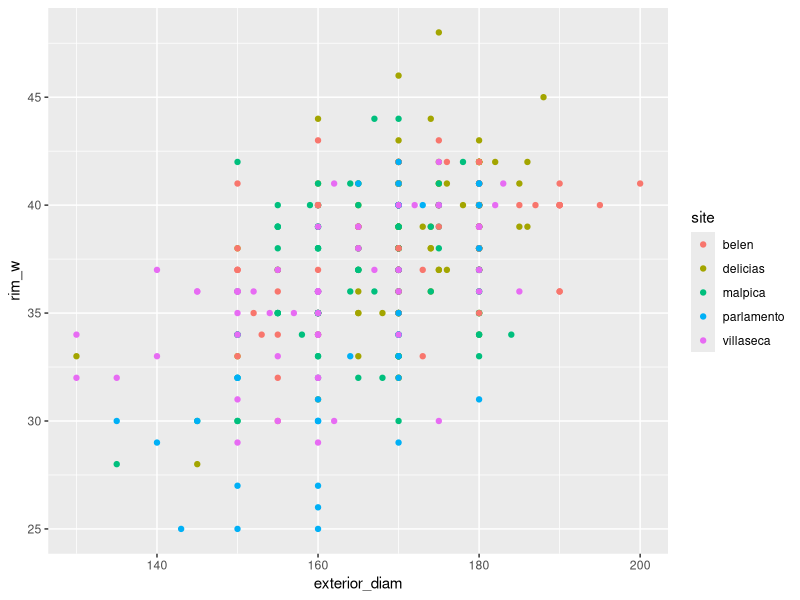
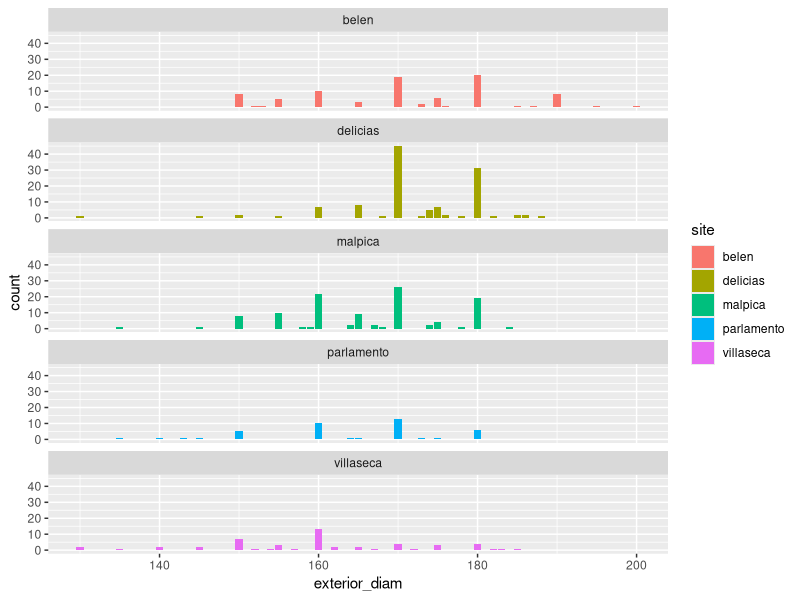
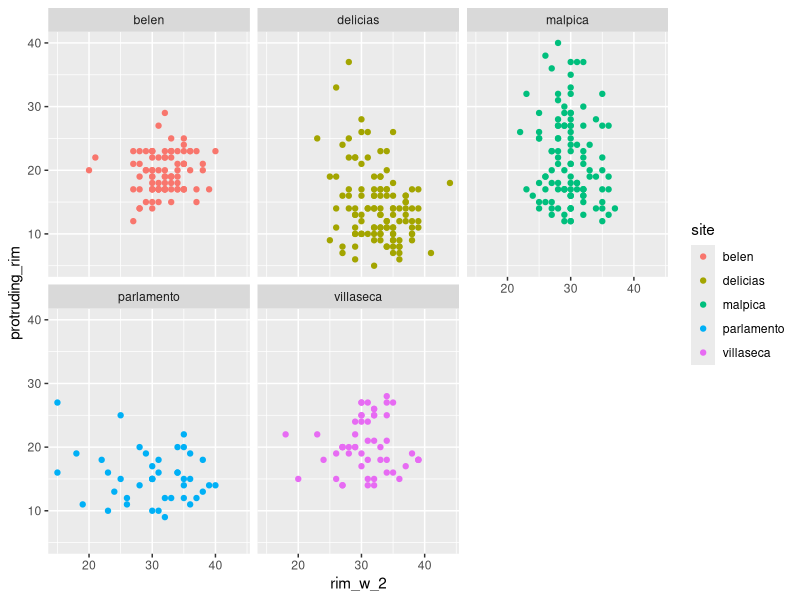
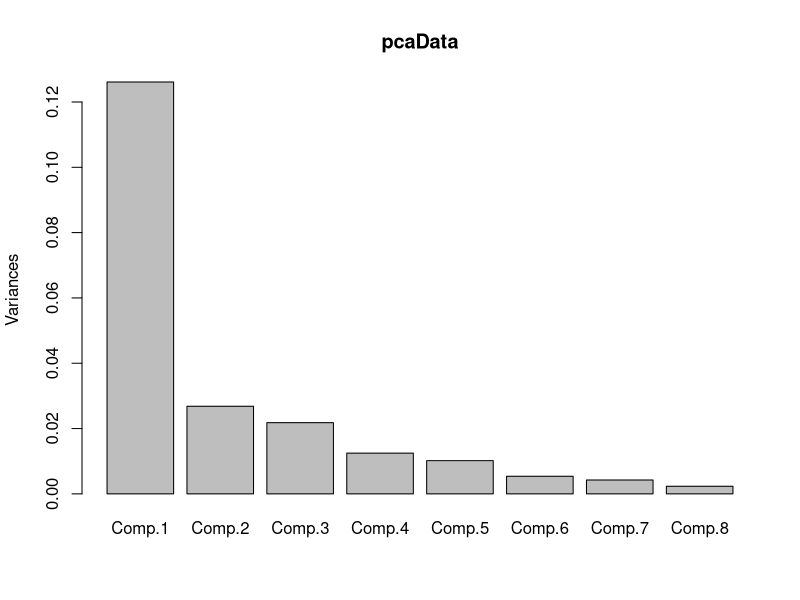
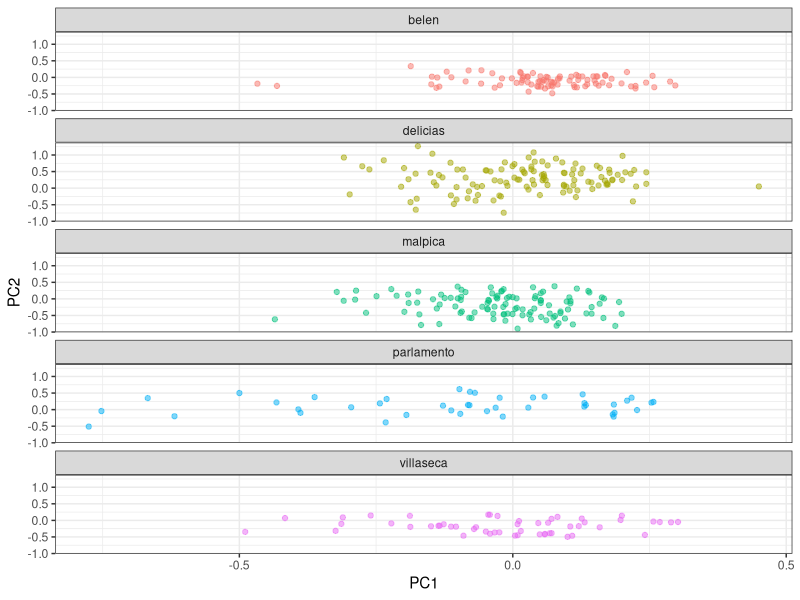

R code for these plots, in order:
##################################    RESULTS FOR THE PAPER     ##############################################

library(ggplot2)
library(gridExtra)    
library(plyr)
library(MASS)
library(caret)
library(vegan)

getConfused <- function(allData, site1, site2)
{
    data1 <- subset(allData, site==site1)
    data2 <- subset(allData, site==site2)

    trainingSize <- min(nrow(data1), nrow(data2))

    training1 <- data1[sample(nrow(data1), trainingSize),]
    training2 <- data2[sample(nrow(data2), trainingSize),]

    training <- rbind(training1,training2)
    all <- rbind(data1, data2)

    # get 2 main PCs
    pcaTraining <- princomp(log(training[,1:8]))
    pcaAll <- princomp(log(all[,1:8]))

    valuesTraining <- data.frame(pc1=pcaTraining$scores[,1], pc2=pcaTraining$scores[,2],pc3=pcaTraining$scores[,3],pc4=pcaTraining$scores[,4],site=factor(training$site))
    values <-  data.frame(pc1=pcaAll$scores[,1], pc2=pcaAll$scores[,2],pc3=pcaAll$scores[,3],pc4=pcaAll$scores[,4],site=factor(all$site))

    # LDA
    DAmodel <- lda(values[,1:4], values$site, prior=c(1,1)/2)
    DAclass <- predict(DAmodel, values[,1:4])
    values$class <- DAclass$class

    cm <- confusionMatrix(values$class, values$site)

    # return percentage of site1 correctly classified
    return (cm$table[1,1]/sum(cm$table[,1]))

#    return(cm$overall['Accuracy'])
}


myData <- read.csv('drespaper.csv', header=T, sep=",")

##choose the type of Dressel to do the analyse
myData= subset(myData, type %in% c("Dressel C","Dressel D","Dressel E"))
myData <- myData[,5:13]
#to count the data
count(myData)

## exploratory elements with different variables 

ggplot(myData, aes(x=exterior_diam, y=rim_w, colour=site)) + geom_point()
ggplot(myData, aes(x=exterior_diam, fill=site)) + geom_bar() + facet_wrap(~site, ncol=1)
ggplot(myData, aes(x=rim_w_2, y=protruding_rim, colour=site)) + geom_point() + facet_wrap(~site)

################## PCA all dataset

logData <- log(myData[,1:8])
pcaData <- princomp(logData)

# plot to check the relevance of the first 2 PC'S
plot(pcaData)
# get the scores of the data
pc1 <- pcaData$scores[,1]
pc2 <- pcaData$scores[,2]
# put type in pcaValues
values <- data.frame(pc1=pc1, pc2=pc2, site=myData$site)

pdf("pca.pdf", width=6, height=9)
ggplot(values, aes(x=pc2, y=pc1, col=site)) + geom_point(alpha=0.5) + facet_wrap(~site,ncol=1) + xlab("PC1") + ylab("PC2") + theme_bw() + theme(legend.position="none")
dev.off()


##### Matrix distance #######

distMetrics <- matrix(0, nrow=5, ncol=5)
rownames(distMetrics) <- c('belen','delicias','malpica','parlamento','villaseca')
colnames(distMetrics) <- c('belen','delicias','malpica','parlamento','villaseca')

value <- getConfused(myData, 'parlamento', 'belen')
distMetrics['parlamento','belen'] <- value
distMetrics['belen','parlamento'] <- value

value <- getConfused(myData, 'parlamento', 'malpica')
distMetrics['parlamento','malpica'] <- value
distMetrics['malpica','parlamento'] <- value

value <- getConfused(myData, 'malpica', 'belen')
distMetrics['malpica','belen'] <- value
distMetrics['belen','malpica'] <- value

value <- getConfused(myData, 'parlamento', 'delicias')
distMetrics['parlamento','delicias'] <- value
distMetrics['delicias','parlamento'] <- value

value <- getConfused(myData, 'delicias', 'belen')
distMetrics['delicias','belen'] <- value
distMetrics['belen','delicias'] <- value

value <- getConfused(myData, 'delicias', 'malpica')
distMetrics['delicias','malpica'] <- value
distMetrics['malpica','delicias'] <- value

value <- getConfused(myData, 'villaseca', 'belen')
distMetrics['villaseca','belen'] <- value
distMetrics['belen','villaseca'] <- value

value <- getConfused(myData, 'villaseca', 'parlamento')
distMetrics['villaseca','parlamento'] <- value
distMetrics['parlamento','villaseca'] <- value

value <- getConfused(myData, 'villaseca', 'malpica')
distMetrics['villaseca','malpica'] <- value
distMetrics['malpica','villaseca'] <- value

value <- getConfused(myData, 'villaseca', 'delicias')
distMetrics['villaseca','delicias'] <- value
distMetrics['delicias','villaseca'] <- value

# normalize distMetrics
distAmphorae <- as.dist(distMetrics, diag=F)
# swap from similarity to dissimilarity
distAmphorae

# spatial distance
euclid <- read.csv('euclideanDistances.csv', header=T, sep=",")
distEuclid =as.dist(xtabs(euclid[, "spatial"] ~ euclid[, "from"] + euclid[, "to"]), diag=F)

mantel(distEuclid, distAmphorae)

